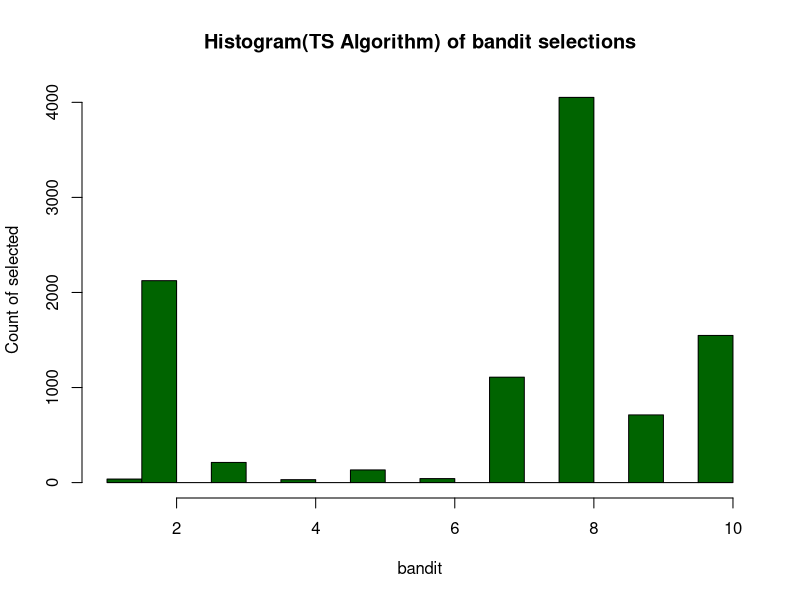

Write the R code that produced this figure.


set.seed(1004)

# simulate 10 bandit with different probabilities
prob.interact = runif(1,min=0,max=0.35)
bandit_one <- rbinom(10000, size = 1, prob = 0.2)
bandit_two <- rbinom(10000, size = 1, prob = 0.5-prob.interact)
bandit_three <- rbinom(10000, size = 1, prob = 0.3)
bandit_four <- rbinom(10000, size = 1, prob = 0.33)
bandit_five <- rbinom(10000, size = 1, prob = 0.3)
bandit_six <- rbinom(10000, size = 1, prob = prob.interact)
bandit_seven <- rbinom(10000, size = 1, prob = 0.4)
bandit_eight <- rbinom(10000, size = 1, prob = 0.399)
bandit_nine <- rbinom(10000, size = 1, prob = 0.38)
bandit_ten <- rbinom(10000, size = 1, prob = 0.37)
combinedDf <- cbind(bandit_one, bandit_two,bandit_three, bandit_four,
                    bandit_five, bandit_six,bandit_seven, bandit_eight,
                    bandit_nine, bandit_ten)

0.2-0.4


# Implementing Thompson Sampling
N = 10000
d = 10
bandit_selected_ts = integer()
count_reward_1 = integer(d)
count_reward_0 = integer(d)
total_reward = 0
regret_global = vector()
total_regret = vector()
for (n in 1:N) {
  bandit_max_random = 0
  max_random = 0
  for (i in 1:d) {
    random_selected = rbeta(n = 1,
                            shape1 = count_reward_1[i] + 1,
                            shape2 = count_reward_0[i] + 1)
    if (random_selected > max_random) {
      max_random = random_selected
      bandit_max_random = i
    }
  }
  bandit_selected_ts = append(bandit_selected_ts, bandit_max_random)
  reward = combinedDf[n, bandit_max_random]
  if (reward == 1) {
    count_reward_1[bandit_max_random] = count_reward_1[bandit_max_random] + 1
  } else {
    count_reward_0[bandit_max_random] = count_reward_0[bandit_max_random] + 1
  }
  total_reward = total_reward + reward
}


#visualization
histogramOfbandit_selected_ts <- function(bandit_selected_ts){
  
  png("ts_bandit_selected.png")
  
  hist(bandit_selected_ts,
       col = 'darkgreen',
       main = 'Histogram(TS Algorithm) of bandit selections',
       xlab = 'bandit',
       ylab = 'Count of selected')
  
  
  dev.off()
  
}

histogramOfbandit_selected_ts(bandit_selected_ts)


